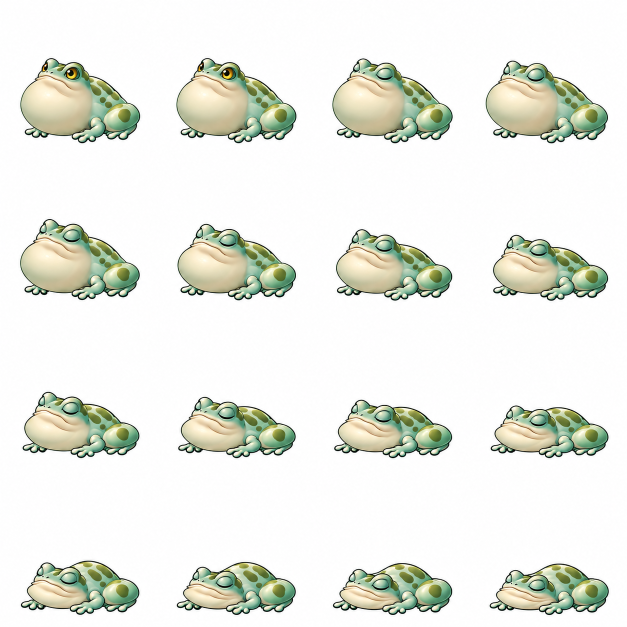
#> input picture AnimationCandidates/bubble-toad-death-v6-20261106/Source/whole-frame-painted-sheet.png, 1254 x 1254 px, given in place of raw-drawn-strip.png, which was not available (shown at 1/2 size)
$ python export.py
#> lines starting #> are read from the running program, lines starting #| are printed output that depends on the picture; after the words box and inside, x2 and y2 are one past the last pixel; in counts of white or black regions, pixels touching at a corner belong together
import json
from pathlib import Path

import cv2
import numpy as np
from PIL import Image, ImageDraw, _webp

HERE = Path(__file__).resolve().parent
ROOT = HERE.parents[3]
SOURCE = HERE / 'Source'
KEY = HERE.name
DURATIONS = [70, 210, 50, 300, 170, 220]
CONFIG = {
    'bubble-toad': {'pivot': [259, 380.52], 'rootMotion': False, 'anchor': 'spotted-back', 'trajectory': [[0,0],[0,-3],[0,4],[0,6],[0,1],[0,0]], 'motion': 'Inflated vocal-sac anticipation, forehands brace, throat deflates and jaws open, compact tongue lash held 300ms, tongue and sac recover.'},
    'vine-turtle': {'pivot': [262.5,441.62], 'rootMotion': False, 'anchor': 'rigid-orange-carapace', 'trajectory': [[0,0],[0,0],[0,0],[0,0],[0,0],[0,0]], 'motion': 'Head retracts under rigid shell, freshly drawn neck and open jaw reach forward, low closed-beak bite held 300ms, neck retracts and leaves settle.'},
    'shadow-weasel': {'pivot': [257,423.56], 'rootMotion': True, 'anchor': 'muzzle', 'trajectory': [[0,0],[8,-8],[10,-8],[-10,3],[2,-4],[0,0]], 'motion': 'Hind-leg crouch and lifted forepaw, low pounce with open jaw and claw reach, forepaw rake and jaw clamp held 300ms, recoil and reset. Tail coils above the spine to preserve the fixed canvas.'},
    'snare-vine': {'pivot': [255.5,470.16], 'rootMotion': False, 'anchor': 'bulb-root', 'trajectory': [[0,0],[0,0],[0,0],[0,0],[0,0],[0,0]], 'motion': 'Main loop coils upward and back, unfurls into a broad continuous arc, lashes down-left with a planted bulb held 300ms, curls back through a newly drawn recovery.'},
    'talon-owl': {'pivot': [234,400], 'rootMotion': True, 'anchor': 'golden-eyes', 'trajectory': [[0,0],[0,10],[-5,-10],[-15,7],[0,-1],[0,0]], 'motion': 'Crouch and half-open wing preparation, airborne wing spread with reaching talons, low down-left talon rake held 300ms, partial wing fold and landing recovery.'}
}


def save_json(path, value):
    encoder = json.JSONEncoder()
    encoder.ensure_ascii = False
    encoder.indent = 2
    path.write_bytes((encoder.encode(value) + '\n').replace('\n', '\r\n').encode('utf-8'))


def save_webp(path, picture):
    path.write_bytes(_webp.WebPEncode(picture.getim(), True, 100.0, 100.0, '', 6, 1, b'', ''))


def animate(path, frames):
    encoder = _webp.WebPAnimEncoder(frames[0].size, 0, 0, False, 9, 17, False, False)
    timestamp = 0
    durations = DURATIONS.copy()
    durations[-1] += 800
    for picture, duration in zip(frames, durations):
        encoder.add(picture.getim(), timestamp, True, 100.0, 100.0, 3)
        timestamp += duration
    encoder.add(None, timestamp, True, 100.0, 100.0, 0)
    path.write_bytes(encoder.assemble('', '', ''))


def bounds(pixels):
    ys,xs = np.where(pixels[:,:,3] > 128)
    return [int(xs.min()),int(ys.min()),int(xs.max())+1,int(ys.max())+1]


def specks(pixels):
    output = pixels.copy()
    count,labels,stats,centers = cv2.connectedComponentsWithStats(np.uint8(output[:,:,3] > 4),8)
    large = np.zeros(output.shape[:2],np.uint8)
    for index in range(1,count):
        if stats[index,4] >= 64:
            large[labels == index] = 1
    distance = cv2.distanceTransform(1-large,cv2.DIST_L2,5)
    for index in range(1,count):
        selected = labels == index
        if stats[index,4] < 64 and float(distance[selected].min()) > 8:
            output[selected,3] = 0
    return output


def clean_edges(cel):
    pixels = specks(cel)
    alpha = pixels[:,:,3]
    interior = cv2.erode(np.uint8(alpha > 128),np.ones((3,3),np.uint8)) > 0
    red = (pixels[:,:,0] > 210) & (pixels[:,:,1] < 72) & (pixels[:,:,2] < 64)
    yellow = (pixels[:,:,0] > 199) & (pixels[:,:,1] > 178) & (pixels[:,:,2] < 64)
    green = (pixels[:,:,0] < 102) & (pixels[:,:,1] > 191) & (pixels[:,:,2] < 102)
    pixels[:,:,3] = np.where((red | yellow | green) & ~interior,0,alpha)
    return pixels


def isolate(picture):
    pixels = np.array(picture)
    count,labels,stats,centers = cv2.connectedComponentsWithStats(np.uint8(pixels[:,:,3] > 16),8)
    selected = [index for area,index in sorted([(-int(stats[index,4]),index) for index in range(1,count)])[:6]]
    selected = [index for x,index in sorted([(float(centers[index,0]),index) for index in selected])]
    distances = [cv2.distanceTransform(np.uint8(labels != component),cv2.DIST_L2,5) for component in selected]
    owners = np.argmin(np.stack(distances),0)
    results = []
    for index in range(6):
        cel = pixels.copy()
        cel[:,:,3] = np.where(owners == index,cel[:,:,3],0)
        results.append(clean_edges(cel))
    return results


def feature(pixels):
    left,top,right,bottom = bounds(pixels)
    r,g,b = [pixels[:,:,index].astype(float) for index in range(3)]
    yy,xx = np.mgrid[:pixels.shape[0],:pixels.shape[1]]
    mask = pixels[:,:,3] > 192
    if KEY == 'vine-turtle':
        mask &= (r > 150) & (r > g*1.15) & (b < g*.8)
    elif KEY == 'bubble-toad':
        mask &= (r > 50) & (r < 160) & (g > r*1.08) & (g < 190) & (b < 130) & (xx > left+(right-left)*.45)
    elif KEY == 'snare-vine':
        mask &= (r > 100) & (g > 90) & (b < 110) & (r > g*.9) & (r < g*1.3) & (yy > bottom-135)
    elif KEY == 'talon-owl':
        mask &= (r > 200) & (g > 110) & (g < 210) & (b < 100) & (r > g*1.13)
    else:
        near_x,near_y = left+40,bottom-52
        mask &= (r < 100) & (g < 100) & (b < 100) & (np.abs(r-g)<12) & (np.abs(g-b)<12) & (np.abs(xx-near_x)<35) & (np.abs(yy-near_y)<28)
    ys,xs = np.where(mask)
    if len(xs) < 4:
        raise RuntimeError('Missing semantic anchor '+KEY)
    point = [float(xs.mean()),float(ys.mean())]
    if KEY == 'snare-vine':
        point[1] = bottom
    return point,[int(xs.min()),int(ys.min()),int(xs.max())+1,int(ys.max())+1]


def main():
    config = CONFIG[KEY]
    raw = Image.open(SOURCE/'raw-drawn-strip.png').convert('RGBA')
    seed = Image.open(SOURCE/'seed.png').convert('RGBA')
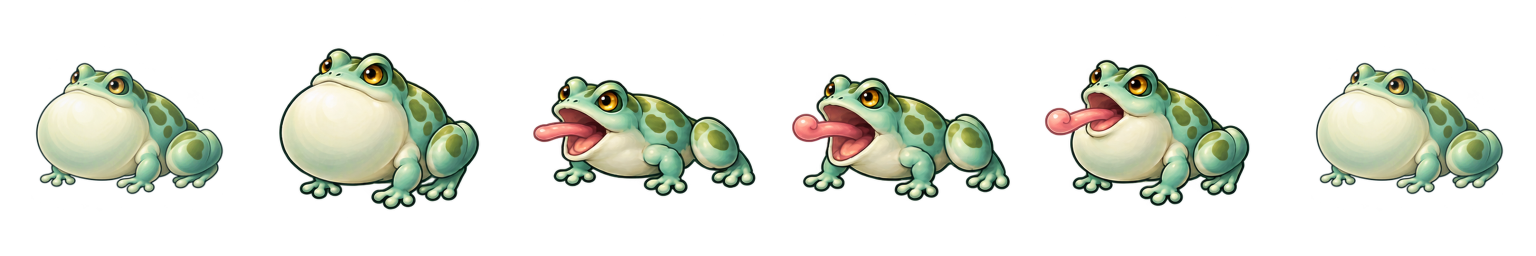
#> input picture DesignAssets/Animations/CreatureAttackV2/bubble-toad/attack.webp, 3072 x 512 px, given in place of seed.png, which was not available (shown at 1/2 size)
#> seed is the input picture: PIL image 3072x512 RGBA; mean R, G, B, A 41.8, 45.1, 36.3, 66.2
    seed_pixels = np.array(seed)
    cels = isolate(raw)
#> in isolate, `count,labels,stats,centers = cv2.connectedComponentsWithStats(np.uint8..`: labels: shape (1254, 1254) int32; every value is 1
#> in isolate, `count,labels,stats,centers = cv2.connectedComponentsWithStats(np.uint8..`: count = 2; stats = [[-1, 2147483647, 0, 0, 0], [0, 0, 1254, 1254, 1572516]]; centers = [[nan, nan], [626.5, 626.5]]
#> in isolate, `selected = [index for area,index in sorted([(-int(stats[index,4]),inde..`: selected = [1]
#> in isolate, `distances = [cv2.distanceTransform(np.uint8(labels != component),cv2.D..`: distances = 1 item
#> in isolate, `owners = np.argmin(np.stack(distances),0)`: owners: shape (1254, 1254) int64; every value is 0
#> the loop in isolate, `for index in range(6):` made 6 passes
#> pass 1, in clean_edges, `yellow = (pixels[:,:,0] > 199) & (pixels[:,:,1] > 178) & (pixels[:,:,2..`:
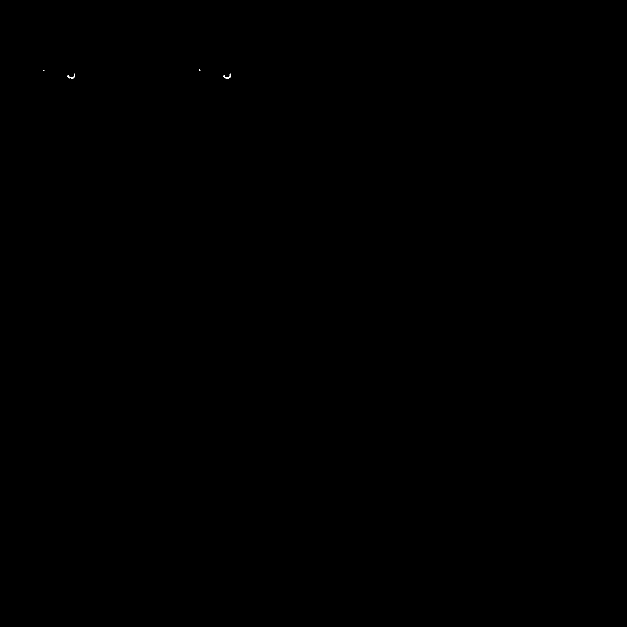
#> yellow: shape (1254, 1254) bool (shown at 1/2 size); 0.01% white in thin lines or dots, all inside (x1, y1, x2, y2) = (86, 138, 462, 157)
#> after the loop in isolate, `for index in range(6):`: results = 6 items
#> cels = 6 items
    target,feature_seed = feature(seed_pixels)
#> in feature, `left,top,right,bottom = bounds(pixels)`: left = 72; top = 97; right = 3005; bottom = 419
#> in feature, `r,g,b = [pixels[:,:,index].astype(float) for index in range(3)]`:
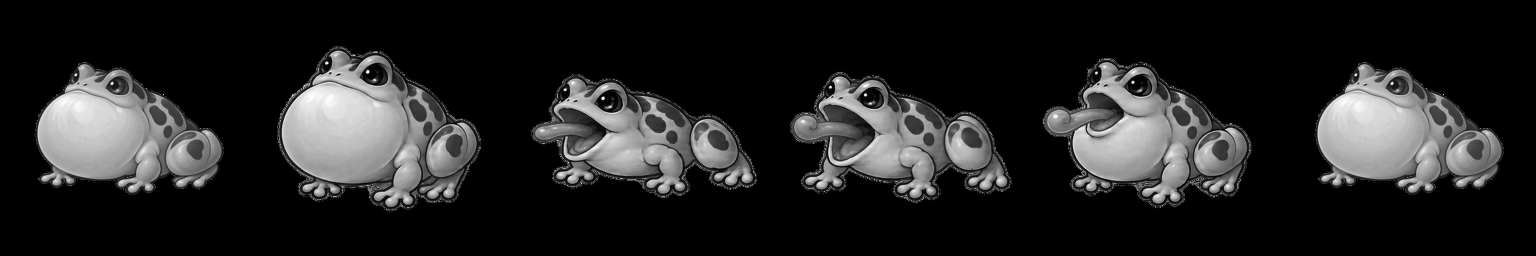
#> b: shape (512, 3072) float64 (shown at 1/2 size); min 0, max 255, mean 36.3
#> in feature, `mask = pixels[:,:,3] > 192`: mask: shape (512, 3072) bool; 25.9% white; 6 white regions, box (x1, y1, x2, y2) and area: (559, 97, 957, 418) 84531, (2091, 120, 2498, 411) 71055, (73, 127, 445, 387) 63745, (2633, 127, 3005, 387) 63745, (1585, 149, 2019, 401) 62950, (1067, 153, 1510, 392) 61654
#> in feature, `mask &= (r > 100) & (g > 90) & (b < 110) & (r > g*.9) & (r < g*1.3) & ..`:
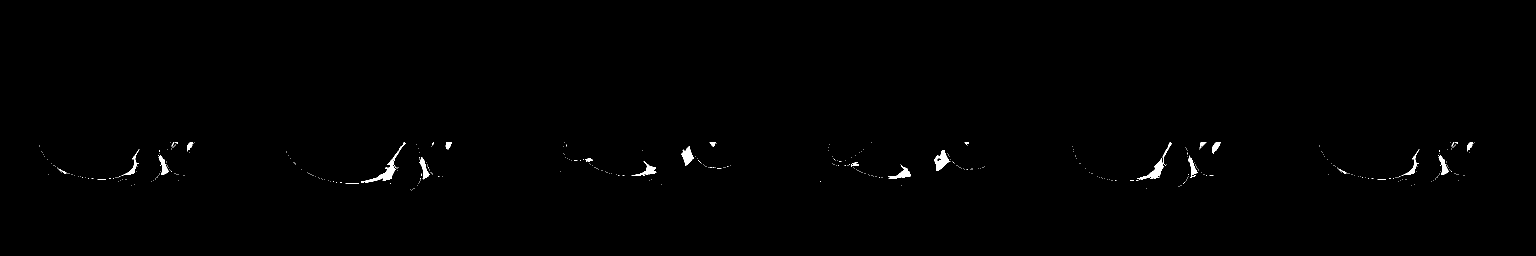
#> mask: shape (512, 3072) bool (shown at 1/2 size); 0.46% white; 394 white regions (369 under 20 px), largest, box (x1, y1, x2, y2) and area: (722, 285, 811, 365) 902, (2274, 316, 2328, 359) 665, (1869, 300, 1901, 342) 642
#> in feature, `ys,xs = np.where(mask)`: ys = 7191 values from 285 to 380; xs = 7191 values, max 2948 at index 102, min 78 at index 418, mean 1576.1
#> in feature, `point = [float(xs.mean()),float(ys.mean())]`: point = [1576.1, 329]
#> target = [1576.1, 419]; feature_seed = [78, 285, 2949, 381]
    first,feature_first = feature(cels[0])
#> in feature (call 2), `left,top,right,bottom = bounds(pixels)`: left = 0; right = 1254
#> in feature (call 2), `r,g,b = [pixels[:,:,index].astype(float) for index in range(3)]`:
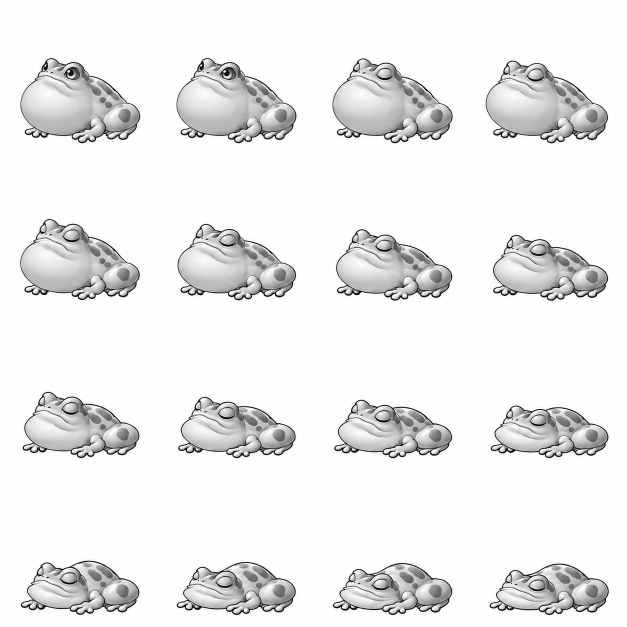
#> g: shape (1254, 1254) float64 (shown at 1/2 size); min 0, max 255, mean 236.5
#> in feature (call 2), `r,g,b = [pixels[:,:,index].astype(float) for index in range(3)]`:
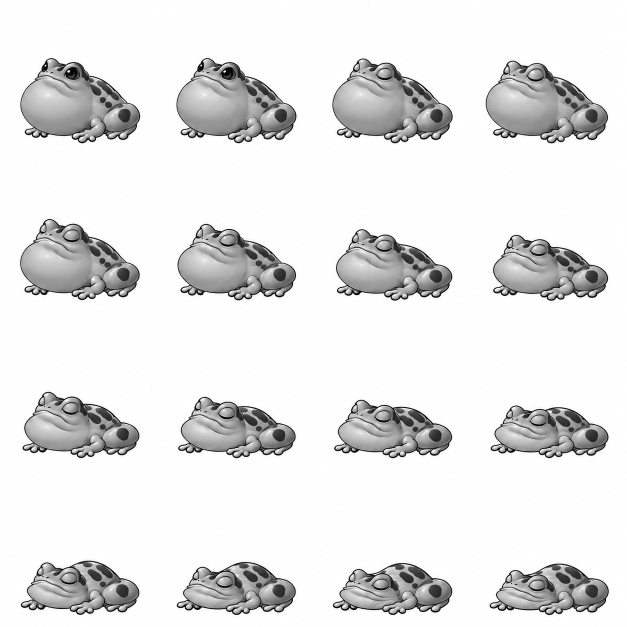
#> b: shape (1254, 1254) float64 (shown at 1/2 size); min 0, max 255, mean 229.1
#> in feature (call 2), `mask &= (r > 100) & (g > 90) & (b < 110) & (r > g*.9) & (r < g*1.3) & ..`:
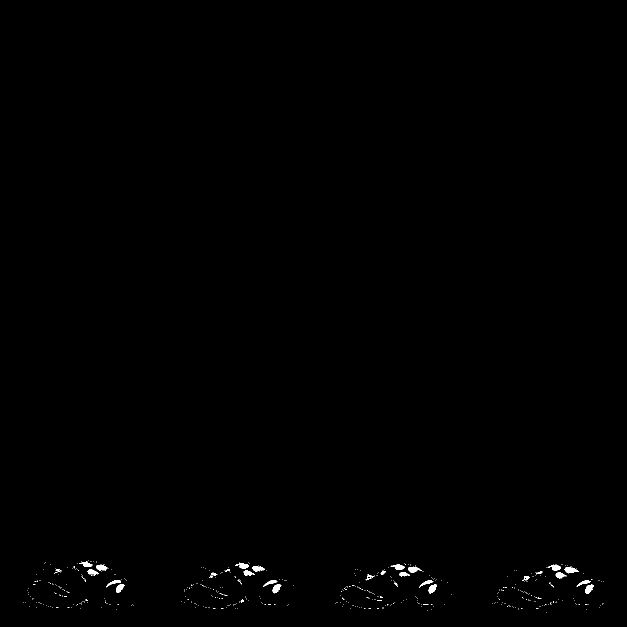
#> mask: shape (1254, 1254) bool (shown at 1/2 size); 0.28% white; 494 white regions (465 under 20 px), largest, box (x1, y1, x2, y2) and area: (1129, 1134, 1158, 1147) 218, (1171, 1169, 1188, 1188) 202, (816, 1133, 844, 1146) 196
#> in feature (call 2), `ys,xs = np.where(mask)`: ys = 4454 values from 1121 to 1224; xs = 4454 values, max 1206 at index 2735, min 47 at index 4240, mean 673.2
#> in feature (call 2), `point = [float(xs.mean()),float(ys.mean())]`: point = [673.2, 1157]
#> first = [673.2, 1254]; feature_first = [47, 1121, 1207, 1225]
    sb,fb = bounds(seed_pixels),bounds(cels[0])
#> sb = [72, 97, 3005, 419]; fb = [0, 0, 1254, 1254]
    scale = (sb[2]-sb[0])/(fb[2]-fb[0])
#> scale = 2.34
    if KEY == 'talon-owl':
        scale = (feature_seed[2]-feature_seed[0])/(feature_first[2]-feature_first[0])
    largest = max(bounds(cel)[2]-bounds(cel)[0] for cel in cels)
    scale = min(scale,500/largest)
    frames = []
    records = []
    (SOURCE/'Frames').mkdir(511,True,True)
    for index,cel in enumerate(cels):
        anchor,unused = feature(cel)
        desired = [target[axis]+config['trajectory'][index][axis] for axis in range(2)]
        offset = [desired[axis]-anchor[axis]*scale for axis in range(2)]
        if index in [0,5]:
            frame = seed.copy()
        else:
            pixels = cel.astype(np.float32)/255
            pixels[:,:,:3] *= pixels[:,:,3:4]
            matrix = np.array([[scale,0,offset[0]],[0,scale,offset[1]]],np.float32)
            warped = cv2.warpAffine(pixels,matrix,(512,512),None,cv2.INTER_LANCZOS4,cv2.BORDER_CONSTANT)
            warped[:,:,:3] /= np.maximum(warped[:,:,3:4],1/255)
            frame = Image.fromarray(specks(np.uint8(np.clip(warped*255+.5,0,255))))
        if index == 1:
            corrected = Image.open(SOURCE/'eye-open-registered.png').convert('RGBA')
            correction_mask = Image.open(SOURCE/'eye-open-mask.png').convert('L')
            corrected.putalpha(frame.getchannel('A'))
            frame = Image.composite(corrected,frame,correction_mask)
        frame.save(SOURCE/'Frames'/('pose-%02d.png'%(index+1)),'PNG')
        frames.append(frame)
        source_bounds = bounds(cel)
        projected = [source_bounds[0]*scale+offset[0],source_bounds[1]*scale+offset[1],source_bounds[2]*scale+offset[0],source_bounds[3]*scale+offset[1]]
        records.append({'index':index,'file':'Source/Frames/pose-%02d.png'%(index+1),'durationMs':DURATIONS[index],'exactSeed':index in [0,5],'anchorMethod':config['anchor'],'sourceAnchor':anchor,'targetAnchor':desired,'sharedScale':scale,'translation':offset,'sourceBounds':source_bounds,'projectedBounds':projected,'bounds':list(frame.getbbox())})
    atlas = Image.new('RGBA',(3072,512),(0,0,0,0))
    for index,frame in enumerate(frames):
        atlas.paste(frame,(index*512,0))
    save_webp(HERE/'attack.webp',atlas)
    animate(HERE/'attack-preview.webp',[frame.resize((256,256),Image.Resampling.LANCZOS) for frame in frames])
    thumb = ROOT/'DesignAssets/Planning/UnitPreviews'/KEY/'attack-v2.webp'
    thumb.parent.mkdir(511,True,True)
    animate(thumb,[frame.resize((64,64),Image.Resampling.LANCZOS) for frame in frames])
    contact = Image.new('RGB',(1536,282),(31,42,36))
    draw = ImageDraw.Draw(contact)
    for index,frame in enumerate(frames):
        small = frame.resize((256,256),Image.Resampling.LANCZOS)
        contact.paste(small,(index*256,0),small)
        draw.text((index*256+8,260),'%d / %d ms'%(index+1,DURATIONS[index]),(245,246,239))
    contact.save(HERE/'contact.png','PNG')
    metadata = {'name':KEY,'action':'attack','status':'new drawn cels awaiting actual playback review','image':'DesignAssets/Animations/CreatureAttackV2/'+KEY+'/attack.webp','frameSize':512,'columns':6,'frameCount':6,'durationsMs':DURATIONS,'durationMs':sum(DURATIONS),'loop':False,'rootMotion':config['rootMotion'],'rootMotionNote':config['motion'],'pivotX':config['pivot'][0],'pivotY':config['pivot'][1],'impactFrame':3,'hitAtMs':330,'impactHoldMs':300,'previewPauseMs':800,'facing':'left','provider':'built-in image_gen','artworkMethod':'Newly drawn full-strip cels from one seed-anchored six-pose generation, followed by a targeted anatomy edit of the full strip. Source cels2-5 are new full drawings; first and last are locked exactly to shipped neutral. No mesh warp, crossfade, synthetic motion interpolation, or per-frame scaling.','motion':config['motion'],'source':'Source/raw-drawn-strip.png','initialSource':'Source/raw-initial.png','seed':'Source/seed.png','editCanvas':'Source/edit-canvas.png','prompt':'Source/prompt.txt','initialPrompt':'Source/prompt-initial.txt','renderer':'export.py','preview':'attack-preview.webp','contact':'contact.png','thumbnail':'DesignAssets/Planning/UnitPreviews/'+KEY+'/attack-v2.webp','normalization':'Official edit-canvas and strip normalizer used; anatomical-anchor registration with one global scale preserves rigid body features and explicit local trajectories. Per-pose translation only registers the declared anatomical anchor; it does not fit each frame to its own extents.','normalizationScale':scale,'anchorMethod':config['anchor'],'rootTrajectory':config['trajectory'],'firstAndLastFrameIdentical':True,'frames':records}
    metadata['eyeCorrection'] = {'frame':1,'provider':'built-in image_gen','generated':'Source/eye-open-generated.png','registered':'Source/eye-open-registered.png','mask':'Source/eye-open-mask.png','prompt':'Source/eye-open-prompt.txt','registration':'Source/eye-open-registration.json','preserveOutsideMask':True}
    save_json(HERE/'attack.json',metadata)
    save_json(SOURCE/'normalization.json',{'rawSize':list(raw.size),'sharedScale':scale,'anchor':config['anchor'],'rootTrajectory':config['trajectory'],'perFrameScale':False,'edgeCleanup':'Only isolated exterior neon matte fringe, and detached components smaller than64px farther than8px from substantive artwork. Seed remains byte-identical.','frames':records})
    print(KEY,'scale',scale,'projected bounds',[record['projectedBounds'] for record in records[1:5]])


if __name__ == '__main__':
#> (the run stopped early here; a loop or call above may not have finished)
